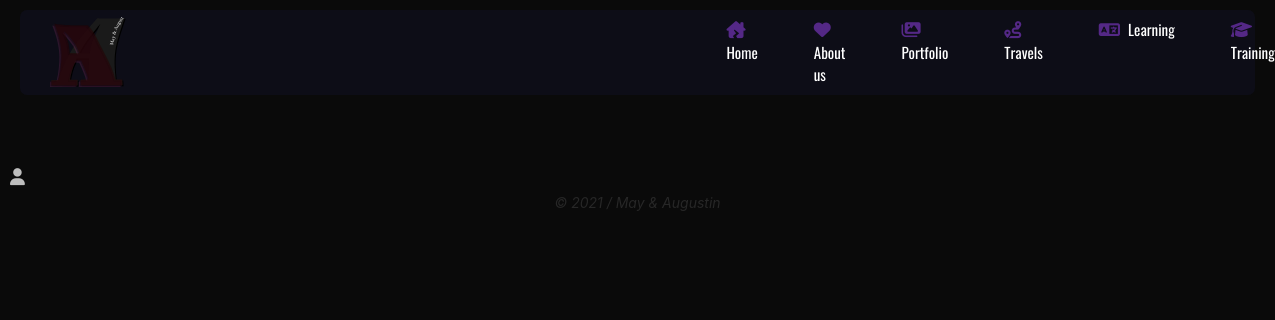
Before: /travel-categories.php with the older database file.
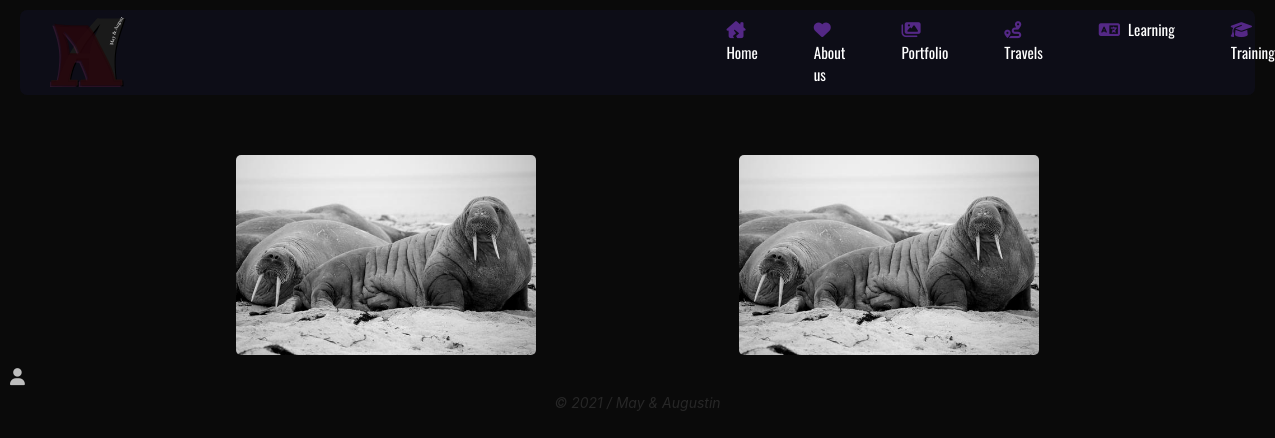
After: the same page with the newer database file.
### tables this page shows
CREATE TABLE IF NOT EXISTS `categories_travel` (
  `id` int NOT NULL AUTO_INCREMENT,
  `category` varchar(255) NOT NULL,
  `thumbnail` varchar(255) NOT NULL,
  PRIMARY KEY (`id`)
);

### assets/functions/queries.php (called while the page is built, shortened)
<?php
$categories_travel = $bdd->query('SELECT * FROM categories_travel');

### assets/functions/functions.php (called while the page is built, shortened)
<?php
require('env.php');
try {
    $bdd = new PDO('mysql:host=localhost;dbname=tagalog;charset=utf8', $user, $mdp);
}
catch (Exception $e) {
    die('Erreur : ' . $e->getMessage());
}
require('queries.php');

### travel-categories.php (the view, shortened to what this page needs)
<?php
    require('assets/functions/functions.php');
    include('assets/header.php');
?>
<div class="main-container main-container-travels">
    <section class="section-choose-category">
        <form method="POST">
            <section>
                <?php while($data = $categories_travel->fetch()) { ?>
                <div>
                    <img class="select-category-picture" src="assets/pictures/travels/categories/<?php echo $data['thumbnail']; ?>" alt="display <?php echo $data['category']; ?> page">
                </div>
                <?php } ?>
            </section>
        </form>
    </section>
</div>
<?php include('assets/footer.php'); ?>

Changed rows visible on the page:
added categories_travel: thumbnail (picture)
added categories_travel: thumbnail (picture)
